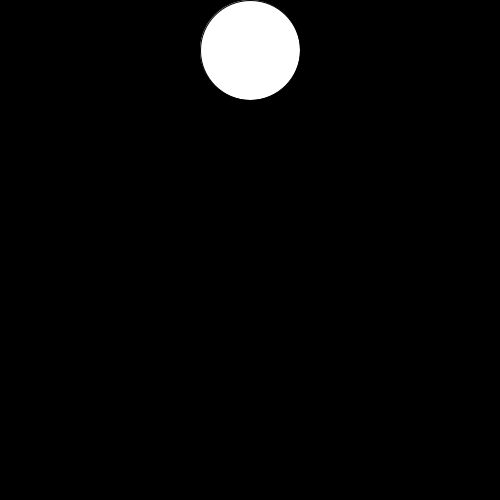
Frame 1 (no input)
Frame 60 (the mouse pressed at the canvas centre just before this capture): identical to frame 1, image omitted
Frame 120 (the mouse held since frame 60 and released just before this capture): identical to frame 1, image omitted

The Processing sketch that drew this single still picture (run headless with seeded random() and noise(); from frame 60 on, the mouse is pressed at the canvas centre):

// Processing sketch: slippery_dot
// ── slippery_dot.pde
/*** When you are done, this program will draw an ellipse 
     that jumps to new location each time you click on it.
***/
 
 // 1. Create three integer variables to represent the x, y, and the size of the ellipse
       int x = 250;
       int y = 50; 
       int s = 100;
       
    void setup() {
      // 2. Set the size of your sketch
    size( 500,500);
    }
    
    void draw() {
    
      // 3. Set the background color of your sketch
      background(#000000);
      ellipse(x, y, s, s);
      // 4. Draw an ellipse using the variables created at the top of the sketch for the location and size of your ellipse. 
      //    Make sure it fits in the window. Change the variables if it does not.
    
    
    }
    
    /******** This method gets called automatically when you press the mouse ************/
    void mousePressed() {
      //5. Create an integer variable called distance
      int distance = getDistanceFromMouse(x,y); 

      //6. The getDistanceFromMouse() method below returns a number.
      //   Set the value of your distance variable to the value returned by the getDistance method
      //   You will need to pass the x and y location of your ellipse to this method.
        if(distance < s) {  
        x = (int)random(0,450);
        y = (int) random(height);
        }
      //7.  Use an if statement to check if your distance variable is < the radius of the ellipse
      //    If it is, make a new x AND y for the ellipse, for a new random location on the window
      //    Hint: Use code like this      x = (int) random(width);
       
      
    }
    
    /********  This method gives you the number of pixels between the mouse and the x,y point ***********/
    int getDistanceFromMouse(int x, int y) {
      return (int)Math.sqrt(Math.pow((mouseX-x),2) + Math.pow((mouseY-y),2));
    }
